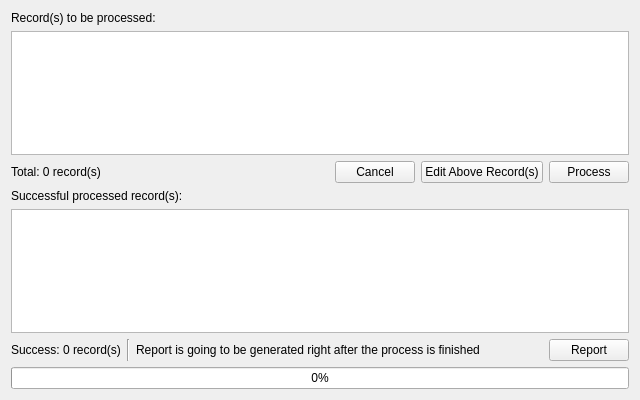
<?xml version="1.0" encoding="UTF-8"?>
<ui version="4.0">
 <class>ConfirmationTable</class>
 <widget class="QWidget" name="ConfirmationTable">
  <property name="windowModality">
   <enum>Qt::ApplicationModal</enum>
  </property>
  <property name="geometry">
   <rect>
    <x>0</x>
    <y>0</y>
    <width>640</width>
    <height>400</height>
   </rect>
  </property>
  <property name="minimumSize">
   <size>
    <width>640</width>
    <height>400</height>
   </size>
  </property>
  <property name="windowTitle">
   <string>Confirmation Table</string>
  </property>
  <property name="windowIcon">
   <iconset>
    <normaloff>image/mainwindow-icon.png</normaloff>image/mainwindow-icon.png</iconset>
  </property>
  <layout class="QVBoxLayout" name="verticalLayout">
   <item>
    <layout class="QHBoxLayout" name="horizontalLayout_2">
     <item>
      <widget class="QLabel" name="LblProcess">
       <property name="text">
        <string>Record(s) to be processed:</string>
       </property>
      </widget>
     </item>
    </layout>
   </item>
   <item>
    <widget class="QTableView" name="tableViewProcess"/>
   </item>
   <item>
    <layout class="QHBoxLayout" name="horizontalLayout">
     <item>
      <widget class="QLabel" name="LblTotalProcess">
       <property name="text">
        <string>Total: 0 record(s)</string>
       </property>
      </widget>
     </item>
     <item>
      <spacer name="horizontalSpacer">
       <property name="orientation">
        <enum>Qt::Horizontal</enum>
       </property>
       <property name="sizeHint" stdset="0">
        <size>
         <width>40</width>
         <height>20</height>
        </size>
       </property>
      </spacer>
     </item>
     <item>
      <widget class="QPushButton" name="BtnCancel">
       <property name="text">
        <string>Cancel</string>
       </property>
      </widget>
     </item>
     <item>
      <widget class="QPushButton" name="BtnEditAboveRec">
       <property name="minimumSize">
        <size>
         <width>120</width>
         <height>0</height>
        </size>
       </property>
       <property name="text">
        <string>Edit Above Record(s)</string>
       </property>
      </widget>
     </item>
     <item>
      <widget class="QPushButton" name="BtnProcess">
       <property name="text">
        <string>Process</string>
       </property>
      </widget>
     </item>
    </layout>
   </item>
   <item>
    <layout class="QHBoxLayout" name="horizontalLayout_3">
     <item>
      <widget class="QLabel" name="LblSuccess">
       <property name="text">
        <string>Successful processed record(s):</string>
       </property>
      </widget>
     </item>
    </layout>
   </item>
   <item>
    <widget class="QTableView" name="tableViewSuccess"/>
   </item>
   <item>
    <layout class="QHBoxLayout" name="horizontalLayout_4">
     <item>
      <widget class="QLabel" name="LblTotalSuccess">
       <property name="text">
        <string>Success: 0 record(s)</string>
       </property>
      </widget>
     </item>
     <item>
      <widget class="Line" name="line">
       <property name="orientation">
        <enum>Qt::Vertical</enum>
       </property>
      </widget>
     </item>
     <item>
      <widget class="QLabel" name="LblReport">
       <property name="text">
        <string>Report is going to be generated right after the process is finished</string>
       </property>
       <property name="openExternalLinks">
        <bool>true</bool>
       </property>
      </widget>
     </item>
     <item>
      <spacer name="horizontalSpacer_2">
       <property name="orientation">
        <enum>Qt::Horizontal</enum>
       </property>
       <property name="sizeHint" stdset="0">
        <size>
         <width>40</width>
         <height>20</height>
        </size>
       </property>
      </spacer>
     </item>
     <item>
      <widget class="QPushButton" name="BtnReport">
       <property name="text">
        <string>Report</string>
       </property>
      </widget>
     </item>
    </layout>
   </item>
   <item>
    <widget class="QProgressBar" name="progressBar">
     <property name="value">
      <number>0</number>
     </property>
    </widget>
   </item>
  </layout>
 </widget>
 <resources/>
 <connections/>
</ui>
